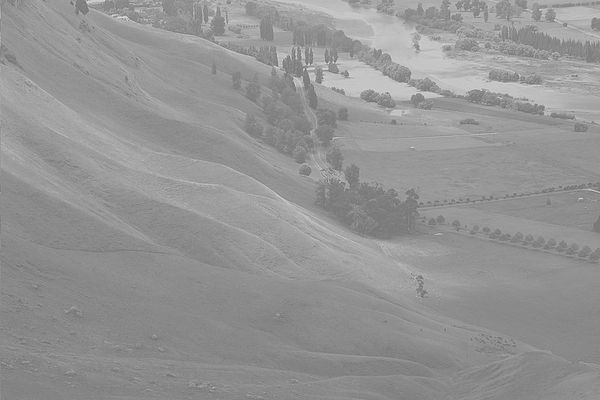
#> input picture Lab3_Histogram/histogram_classwork/histogram.jpg, 600 x 400 px
$ python histogram_classwork.py
#> lines starting #> are read from the running program, lines starting #| are printed output that depends on the picture
import cv2
import matplotlib.pyplot as plt
import numpy as np
img = cv2.imread('histogram.jpg', cv2.IMREAD_GRAYSCALE)
#> img is the input picture: shape (400, 600); min 105, max 228, mean 148
cv2.imshow('Input', img)
img_h = img.shape[0]
#> img_h = 400
img_w = img.shape[1]
#> img_w = 600
f1 = plt.figure(1)
plt.hist(img.ravel(),256,[0,256])
histr = cv2.calcHist([img],[0],None,[256],[0,256])
#> histr = 256 values, max 9682 at index 137, min 0 at index 0, mean 937.5
pdf = histr/(img_h*img_w)
#> pdf = 256 values, max 0.0403 at index 137, min 0 at index 0, mean 0.00391
f2 = plt.figure(2)
plt.plot(pdf)
plt.show
cdf = np.zeros(256)
sum = 0
for i in range(256):
    sum += pdf[i]
    cdf[i] = sum
#> after the loop, cdf = 256 values from 0 to 1; sum = [1]
cdf = np.round(cdf*255)
#> cdf = 256 values from 0 to 255
f3 = plt.figure(3)
plt.plot(cdf)
plt.show()
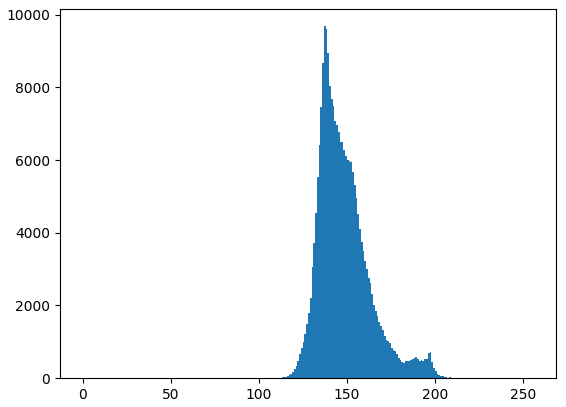
#> figure drawn by matplotlib, 1 panel; tallest bar 9682 high, from x = 137 to 138
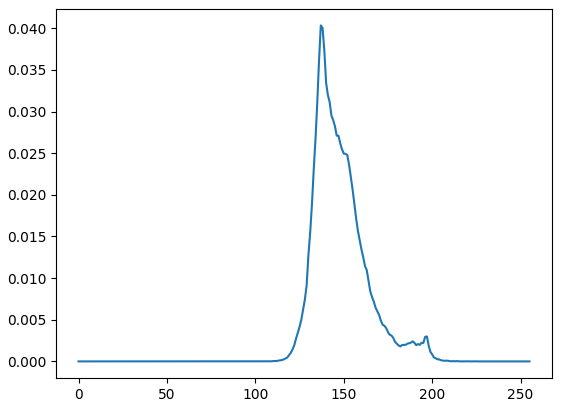
#> figure drawn by matplotlib, 1 panel; curve peaks at x = 137, y = 0.0403
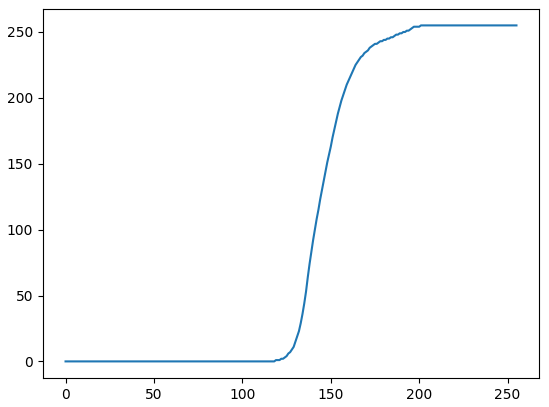
#> figure drawn by matplotlib, 1 panel; curve peaks at x = 201, y = 255
for i in range(0,img_h):
    for j in range(0,img_w):
        x = img[i][j]
        t = cdf[x]
        img[i][j] = t
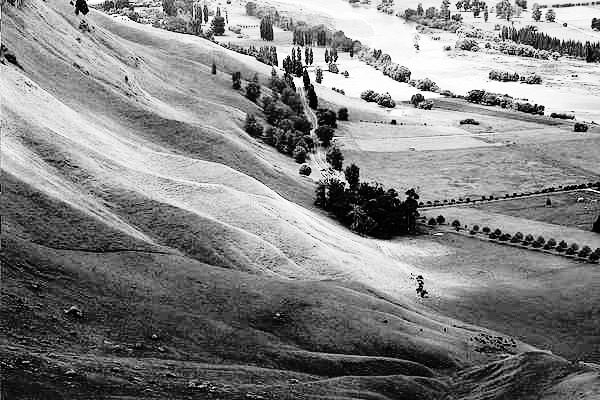
#> img: shape (400, 600); min 0, max 255, mean 130.4

f4 = plt.figure(4)
plt.hist(img.ravel(),256,[0,256])
cv2.imshow('Output', img)
cv2.imwrite("hist.jpg",img)
cv2.waitKey(0)
cv2.destroyAllWindows()
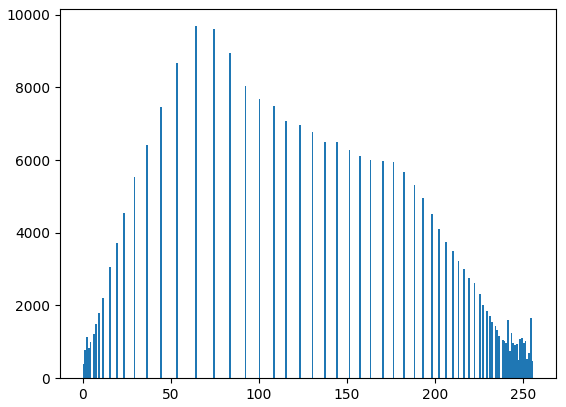
#> figure drawn by matplotlib, 1 panel; tallest bar 9682 high, from x = 64 to 65
